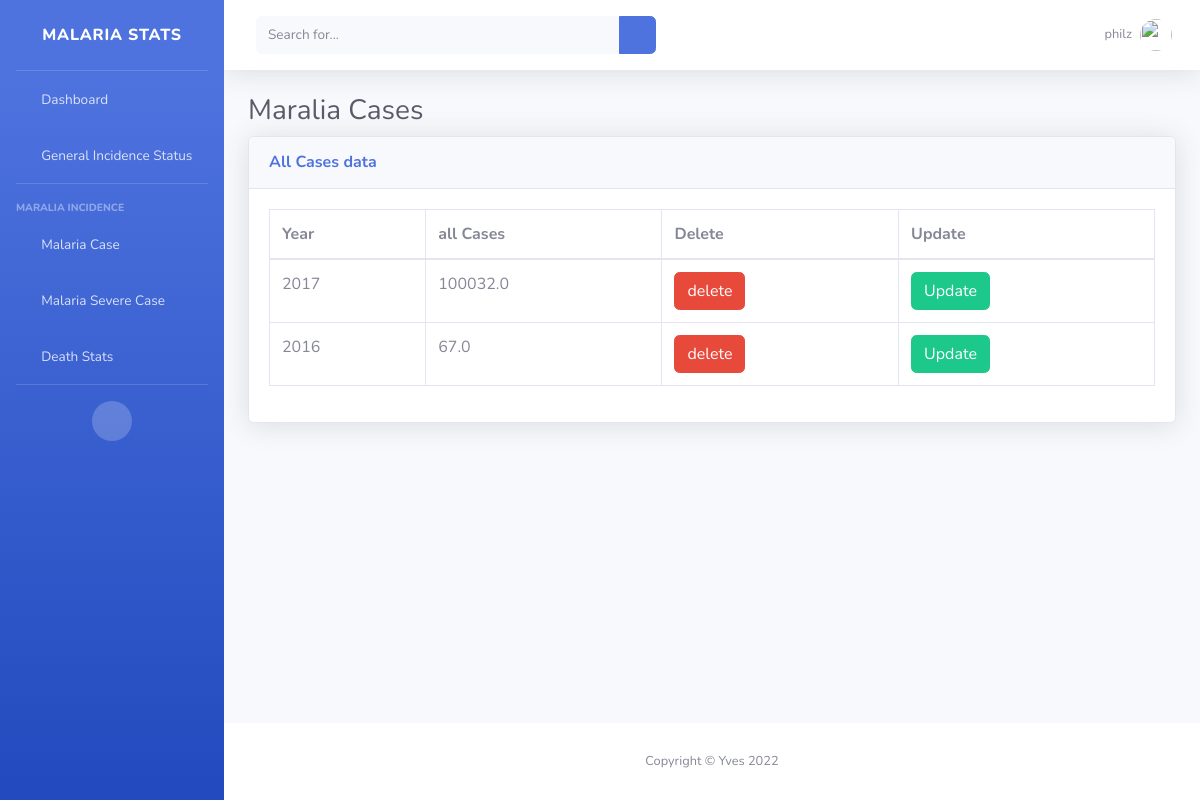
The page //allcase (signed in) on the database as committed earlier.
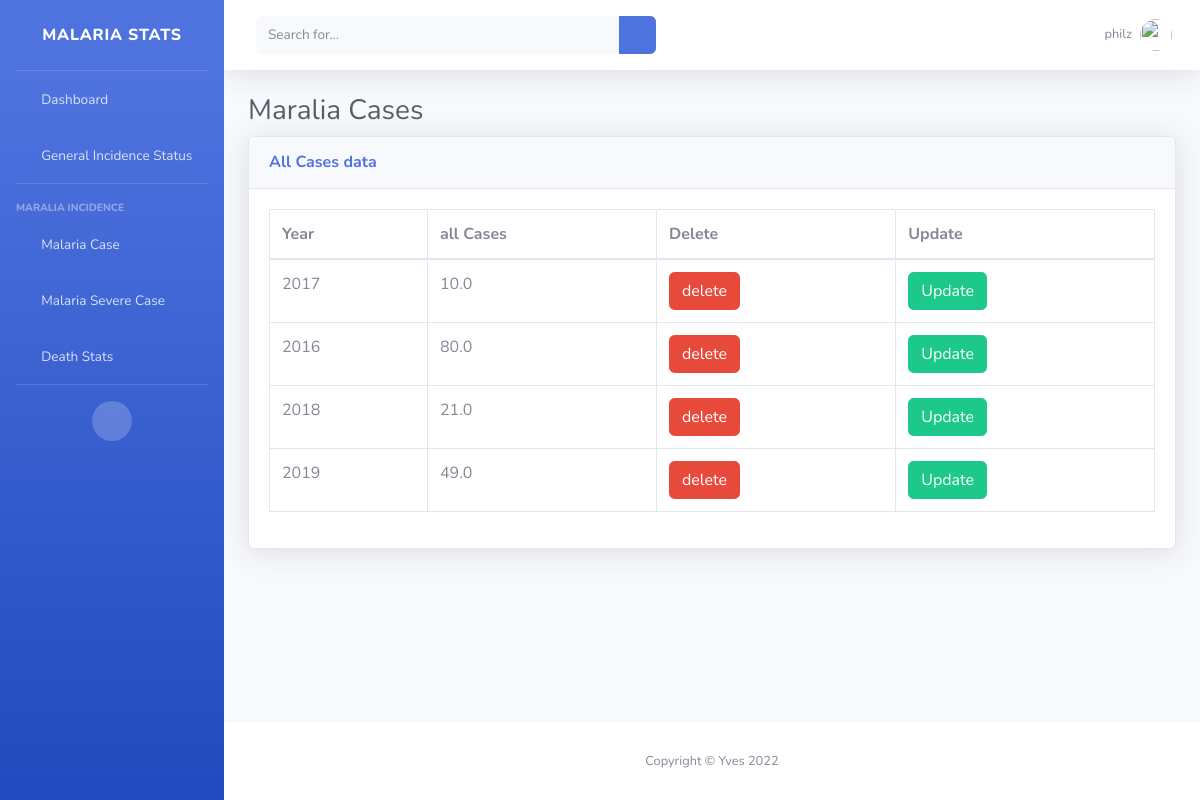
The same page on the database as committed later.
### home/models.py (models this page shows)
class CaseData(models.Model):
    year = models.CharField(max_length=250)
    value = models.FloatField()
    objects = DataFrameManager()

### home/views.py (the view)
# urls.py: path('/allcase', views.allcase, name='all_case'),
def allcase(request):
    selectcase = CaseData.objects.all()
    contextdata = {
        'cases': selectcase
    }
    return render(request,'allcase.html', context=contextdata)

### templates/allcase.html (shortened to what this page needs)
{% extends 'base.html' %}
{% load static %}
{% block content %}
                <div class="container-fluid">
                    <h1 class="h3 mb-2 text-gray-800">Maralia Cases</h1>
                    <div class="card shadow mb-4">
                        <div class="card-header py-3">
                            <h6 class="m-0 font-weight-bold text-primary">All Cases data</h6>
                        </div>
                        <div class="card-body">
                            <div class="table-responsive">
                                <table class="table table-bordered" id="dataTable" width="100%" cellspacing="0">
                                    <thead>
                                        <tr>
                                            <th>Year</th>
                                            <th>all Cases</th>
                                            <th>Delete</th>
                                            <th>Update</th>
                                        </tr>
                                    </thead>
                                    <tbody>
                                      {% for x in cases %}
                                        <tr>
                                            <td>{{ x.year }}</td>
                                            <td>{{ x.value}}</td>
                                            <td><a href="{% url 'deleteCase' id=x.id %}"><span class="btn btn-danger">delete</span></a></td>
                                            <td><a href="{% url 'updateCase' id=x.id %}"><span class="btn btn-success">Update</span></a></td>
                                        </tr>
                                        {% endfor %}
                                    </tbody>
                                </table>
                            </div>
                        </div>
                    </div>
                </div>
{% endblock %}

### templates/base.html (shortened to what this page needs)
{% load static %}
<!DOCTYPE html>
<html lang="en">
<head>
    <link href="{% static 'vendor/fontawesome-free/css/all.min.css' %}" rel="stylesheet" type="text/css">
    <link href="{% static 'css/sb-admin-2.min.css' %}" rel="stylesheet">
</head>
<body id="page-top">
    <div id="wrapper">
        <ul class="navbar-nav bg-gradient-primary sidebar sidebar-dark accordion" id="accordionSidebar">
            <a class="sidebar-brand d-flex align-items-center justify-content-center" href="{% url 'home' %}">
                <div class="sidebar-brand-text mx-3">Malaria Stats</div>
            </a>
            <hr class="sidebar-divider my-0">
            <li class="nav-item">
                <a class="nav-link" href="{% url 'home' %}">
                    <i class="fas fa-fw fa-tachometer-alt"></i>
                    <span>Dashboard</span></a>
            </li>
            <li class="nav-item">
                <a class="nav-link" href="{% url 'general' %}">
                    <i class="fas fa-fw fa-tachometer-alt"></i>
                    <span>General Incidence Status</span></a>
            </li>
            <hr class="sidebar-divider">
            <div class="sidebar-heading">
                Maralia Incidence
            </div>
            <li class="nav-item">
                <a class="nav-link collapsed" href="" data-toggle="collapse" data-target="#collapse1"
                    aria-expanded="true" aria-controls="collapse1">
                    <i class="fas fa-fw fa-table"></i>
                    <span>Malaria Case</span>
                </a>
            </li>
            <li class="nav-item">
                <a class="nav-link collapsed" href="" data-toggle="collapse" data-target="#collapse2"
                    aria-expanded="true" aria-controls="collapse2">
                    <i class="fas fa-fw fa-table"></i>
                    <span>Malaria Severe Case</span>
                </a>
            </li>
            <li class="nav-item">
                <a class="nav-link collapsed" href="" data-toggle="collapse" data-target="#collapse3"
                    aria-expanded="true" aria-controls="collapse3">
                    <i class="fas fa-fw fa-table"></i>
                    <span>Death Stats</span>
                </a>
            </li>
            <hr class="sidebar-divider d-none d-md-block">
            <div class="text-center d-none d-md-inline">
                <button class="rounded-circle border-0" id="sidebarToggle"></button>
            </div>
        </ul>
        <div id="content-wrapper" class="d-flex flex-column">
            <div id="content">
                <nav class="navbar navbar-expand navbar-light bg-white topbar mb-4 static-top shadow">
                    <form
                        class="d-none d-sm-inline-block form-inline mr-auto ml-md-3 my-2 my-md-0 mw-100 navbar-search">
                        <div class="input-group">
                            <input type="text" class="form-control bg-light border-0 small" placeholder="Search for..."
                                aria-label="Search" aria-describedby="basic-addon2">
                            <div class="input-group-append">
                                <button class="btn btn-primary" type="button">
                                    <i class="fas fa-search fa-sm"></i>
                                </button>
                            </div>
                        </div>
                    </form>
                    <ul class="navbar-nav ml-auto">
                        {% if user.is_authenticated %}
                        <li class="nav-item dropdown no-arrow">
                            <a class="nav-link dropdown-toggle" href="#" id="userDropdown" role="button"
                                data-toggle="dropdown" aria-haspopup="true" aria-expanded="false">
                                <span class="mr-2 d-none d-lg-inline text-gray-600 small">{{user.username}}</span>
                                <img class="img-profile rounded-circle"
                                    src="{% static 'img/undraw_profile.svg' %}">
                            </a>
                        </li>
                        {% endif %}
                    </ul>
                </nav>
    {% block content %}
    {% endblock %}
            </div>
            <footer class="sticky-footer bg-white">
                <div class="container my-auto">
                    <div class="copyright text-center my-auto">
                        <span>Copyright &copy; Yves 2022</span>
                    </div>
                </div>
            </footer>
        </div>
    </div>
</body>
</html>

Rows that differ between the two databases and show on the page:
changed CaseData (number 1 of 4 on the later page): value "100032.0" → "10.0"
changed CaseData (number 2 of 4 on the later page): value "67.0" → "80.0"
added CaseData: year "2018", value "21.0"
added CaseData: year "2019", value "49.0"
